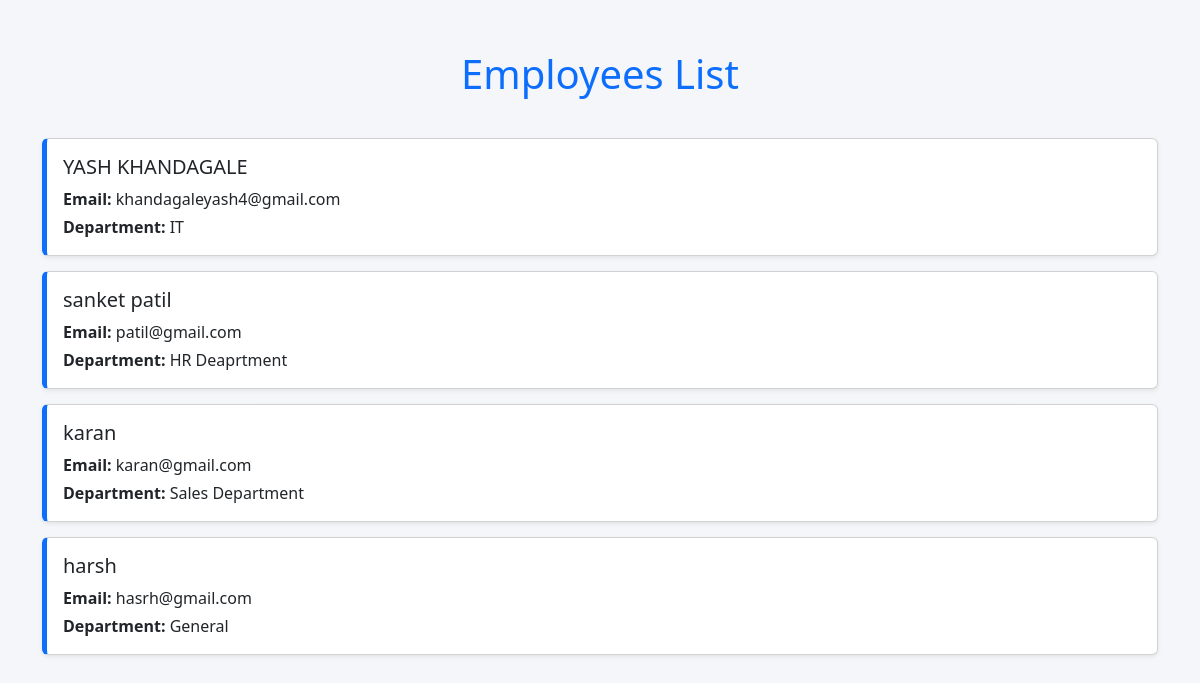
Screenshot of /employees/ (signed in) with the database file from the repository.
### management/models.py (models this page shows, shortened)
class Employee(models.Model):
    name = models.CharField(max_length=100)
    email = models.EmailField()
    department = models.ForeignKey(Department, on_delete=models.CASCADE)

class Department(models.Model):
    name = models.CharField(max_length=100)
    def __str__(self):
        return self.name

### management/views.py (the view)
# urls.py: path('', views.employee_list, name='employee_list'),  # root of employees/
@login_required
def employee_list(request):
    employees = Employee.objects.all()
    return render(request, 'management/employee_list.html', {'employees': employees})

### management/templates/management/employee_list.html (shortened to what this page needs)
<!DOCTYPE html>
<html>
<head>
    <link href="https://cdn.jsdelivr.net/npm/bootstrap@5.3.0/dist/css/bootstrap.min.css" rel="stylesheet">
</head>
<body>
    <div class="container">
        <h1 class="text-primary">Employees List</h1>
        {% if employees %}
            {% for emp in employees %}
                <div class="card shadow-sm">
                    <div class="card-body">
                        <h5 class="card-title">{{ emp.name }}</h5>
                        <p class="card-text mb-1"><strong>Email:</strong> {{ emp.email }}</p>
                        <p class="card-text"><strong>Department:</strong> {{ emp.department }}</p>
                    </div>
                </div>
            {% endfor %}
        {% else %}
            <div class="alert alert-info text-center">
                No employees found.
            </div>
        {% endif %}
    </div>
</body>
</html>

### management/templates/management/employee_list.html (style rules this page uses)
body { background-color: #f4f6f9; font-family: 'Segoe UI', Tahoma, Geneva, Verdana, sans-serif; }
.container { margin-top: 50px; }
.card { margin-bottom: 15px; border-left: 5px solid #0d6efd; }
.card-title { margin-bottom: 0.5rem; }
h1 { text-align: center; margin-bottom: 40px; }

### rows the page displays
Employee: name "YASH KHANDAGALE", email "khandagaleyash4@gmail.com", department "IT"
Employee: name "sanket patil", email "patil@gmail.com", department "HR Deaprtment"
Employee: name "karan", email "karan@gmail.com", department "Sales Department"
Employee: name "harsh", email "hasrh@gmail.com", department "General"
